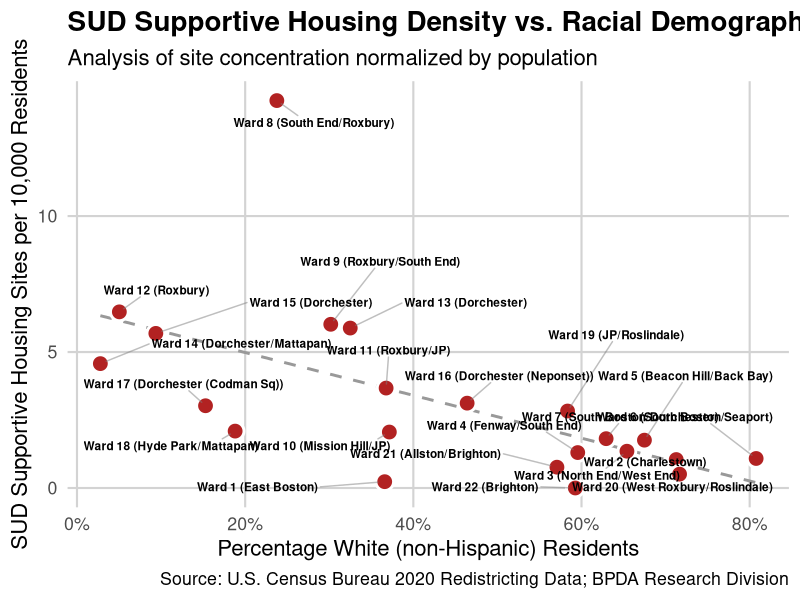

Reproduce this figure in R.
# generate_repel_plot.R
library(ggplot2)
library(ggrepel)

# Load the data exported from Python
stats <- read.csv("ward_stats_for_r.csv")

# Create the plot
p <- ggplot(stats, aes(x = White_Pct, y = Normalized_Sites, label = Display_Label)) +
    # Add the trendline
    geom_smooth(method = "lm", color = "gray60", linetype = "dashed", se = FALSE) +
    # Add the markers (matching your firebrick style)
    geom_point(size = 5, color = "white", fill = "firebrick", shape = 21, stroke = 1.5) +
    # THE REPEL MAGIC: Smart label placement
    geom_text_repel(
        size = 3,
        fontface = "bold",
        box.padding = 0.8, # Space around the text box
        point.padding = 0.5, # Space between point and label
        force = 2, # Strength of repulsion
        max.overlaps = Inf, # Ensure all labels are shown
        segment.color = "grey50", # Lines connecting label to point
        segment.alpha = 0.5,
        min.segment.length = 0
    ) +
    # Labels and Styling
    labs(
        title = "SUD Supportive Housing Density vs. Racial Demographics by Ward",
        subtitle = "Analysis of site concentration normalized by population",
        x = "Percentage White (non-Hispanic) Residents",
        y = "SUD Supportive Housing Sites per 10,000 Residents",
        caption = "Source: U.S. Census Bureau 2020 Redistricting Data; BPDA Research Division"
    ) +
    scale_x_continuous(labels = function(x) paste0(x, "%")) +
    theme_minimal(base_size = 16) +
    theme(
        plot.title = element_text(face = "bold", size = 20),
        panel.grid.major = element_line(color = "lightgray"),
        panel.grid.minor = element_blank(),
        plot.background = element_rect(fill = "white", color = NA),
        panel.background = element_rect(fill = "white", color = NA)
    )

# Save as a high-resolution PNG for your poster
ggsave("demographic_scatter_final.png", plot = p, width = 14, height = 9, dpi = 300)
